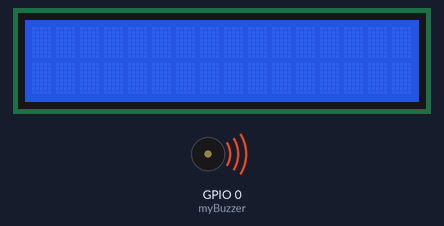
Recording of a sketch running on a simulated ESP8266 (NodeMCU). Parts: 16×2 character LCD, buzzer (waves = sounding, pin HIGH). WiFi joins after 1.5 s; servers stay silent unless stated; uploads are accepted with an empty reply; what the sketch prints to the serial monitor is not drawn.

Above: at 1.98 s.
At 9.0 s:
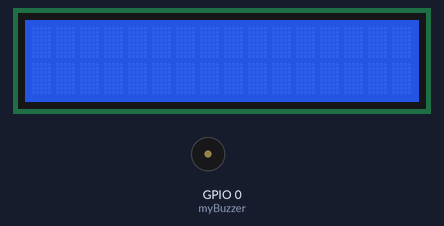
Timing chart, 0 to 10.2 s (numbered marks = the images above):
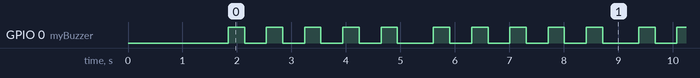

Measured:
- by itself, GPIO 0 (myBuzzer): repeats every 3.8 s: 4 × (LOW 0.40 s, HIGH 0.30 s), LOW 0.66 s, HIGH 0.30 s
- by itself, everything shown: repeats every 3.8 s, in 10 steps

The sketch:

mainan.ino
```cpp
#include <ESP8266WiFi.h>
#include <LiquidCrystal_I2C.h>
LiquidCrystal_I2C lcd(0x27, 16, 2);

const char* ssid     = "testing";
const char* password = "12345687";

const char* host = "192.168.147.30";

WiFiClient client;
const int httpPort = 80;

int myBuzzer = 0;

unsigned long timeout;

void setup() {
  Serial.begin(9600);
  pinMode(myBuzzer,OUTPUT) ;
  delay(10);

  lcd.begin();

  // Nyalakan backlight
  lcd.backlight();

  WiFi.mode(WIFI_STA);
  WiFi.begin(ssid, password);

  while (WiFi.status() != WL_CONNECTED) {
    delay(100);
    Serial.println(".");
  }
}


void loop() {
  String payload = "";
  const int httpPort = 80;
  if (!client.connect(host, httpPort)) {
   Serial.println("connection failed");
   return;
  }

  String url = "http://localhost/wahana/testing.txt";

  client.print(String("GET ") + url + " HTTP/1.1\r\n" +
               "Host: " + host + "\r\n" +
               "Connection: close\r\n\r\n");

  unsigned long timeout = millis();
  while (client.available() == 0) {
   if (millis() - timeout > 5000) {
    Serial.println(">>> Client Timeout !");
    client.stop();
    return;
   }
  }

  while(client.available()){

   String req = client.readStringUntil('\n');

   int indexawal = req.indexOf("=>");
   int indexakhir = req.indexOf("</b>");
   Serial.print(req.substring(indexawal, indexakhir));
   lcd.setCursor(0,0);
   lcd.print(req.substring(indexawal, indexakhir));


//   if(client.find("<b>=> Wahana Bermain</b>")) {
//     digitalWrite(myBuzzer,LOW);
//     delay (300);
//     digitalWrite(myBuzzer,LOW);
//     delay (300);
//   }
//   else {
     digitalWrite(myBuzzer,HIGH);
     delay (300);
     digitalWrite(myBuzzer,LOW);
     delay (300);
//   }

   delay(100);
  }

  Serial.println();
}
```
